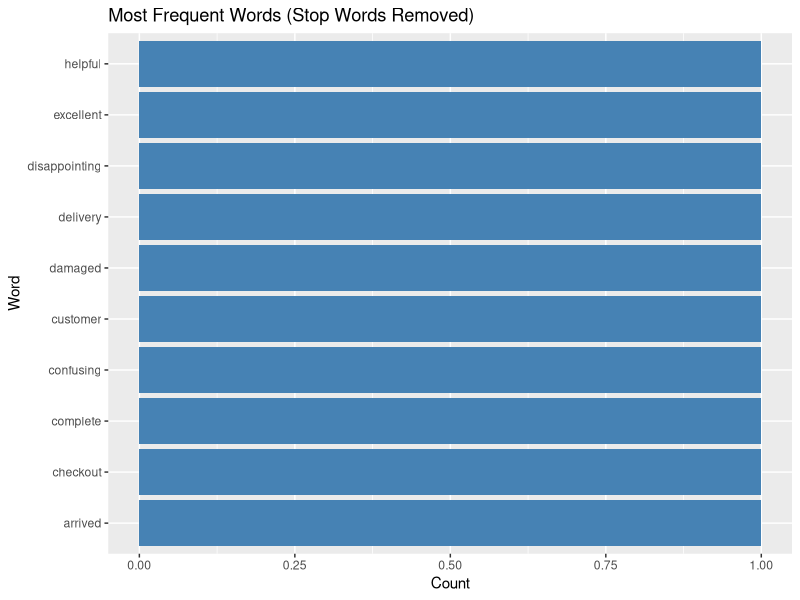

Here is the R script that generated this plot:
# Chapter 17 - Text Analytics
# Chapter 6 (textmining.r) already covers the tm-package workflow: Corpus,
# cleaning, DocumentTermMatrix, and a wordcloud. This chapter uses tidytext,
# the other major R approach to text - it represents text as "one word per
# row" instead of a document-term matrix, which plugs directly into the
# dplyr/ggplot2 tools already used elsewhere in this course.

# install.packages("tidytext")
# install.packages("dplyr")
# install.packages("ggplot2")
library(tidytext)
library(dplyr)
library(ggplot2)

reviews_df <- data.frame(
  doc_id = 1:4,
  text = c(
    "The customer service was excellent and the staff were very helpful.",
    "Delivery was late and the product arrived damaged, very disappointing.",
    "Great value for the price, I would definitely recommend this store.",
    "The website was confusing and checkout took far too long to complete."
  ),
  stringsAsFactors = FALSE
)

# unnest_tokens() splits each row of text into one row per word - the
# tidytext equivalent of building a document-term matrix
tidy_words <- reviews_df %>%
  unnest_tokens(word, text)

# anti_join() against the built-in stop_words lexicon removes common
# words (the, and, was, were...) the same way tm's stopwords() does
tidy_words_clean <- tidy_words %>%
  anti_join(stop_words, by = "word")

# count() tallies word frequency across the whole corpus
word_counts <- tidy_words_clean %>%
  count(word, sort = TRUE)

print(head(word_counts, 10))

# --- chart: bar chart of the most frequent words after cleaning ---
top_words <- head(word_counts, 10)
ggplot(top_words, aes(x = reorder(word, n), y = n)) +
  geom_col(fill = "steelblue") +
  coord_flip() +
  labs(title = "Most Frequent Words (Stop Words Removed)", x = "Word", y = "Count")
